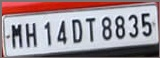
#> input picture result.jpg, 160 x 58 px
$ python ALPN1.py
#> lines starting #> are read from the running program, lines starting #| are printed output that depends on the picture; after the words box and inside, x2 and y2 are one past the last pixel; in counts of white or black regions, pixels touching at a corner belong together
import numpy as np
import cv2
import pytesseract
import matplotlib.pyplot as plt
import glob
#from local_utils import detect_lp
from os.path import splitext, basename
#from keras.models import model_from_json


img = cv2.imread('result.jpg')
#> img is the input picture: shape (58, 160, 3); mean B, G, R 149.6, 143.5, 158.6

#convert my image to grayscale
gray = cv2.cvtColor(img, cv2.COLOR_BGR2GRAY)
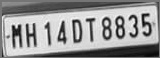
#> gray: shape (58, 160); min 2, max 249, mean 148.7
#perform adaptive threshold so that I can extract proper contours from the image
#need this to extract the name plate from the image.
thresh = cv2.adaptiveThreshold(gray,255,cv2.ADAPTIVE_THRESH_GAUSSIAN_C, cv2.THRESH_BINARY,11,2)
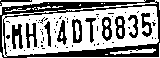
#> thresh: shape (58, 160); 60.3% white; 65 black regions (53 under 20 px)
contours,h = cv2.findContours(thresh,1,2)
#> contours = 103 contours, 87 with area under 20; largest, box (x1, y1, x2, y2) and area: (2, 6, 159, 57) 5888, (71, 18, 83, 44) 238, (0, 0, 146, 15) 227, (101, 16, 113, 42) 222, (11, 23, 24, 50) 220; h = 103 rows, first 6: [1, -1, -1, -1], [2, 0, -1, -1], [3, 1, -1, -1], [4, 2, -1, -1], [5, 3, -1, -1], [6, 4, -1, -1]

#once I have the contours list, i need to find the contours which form rectangles.
#the contours can be approximated to minimum polygons, polygons of size 4 are probably rectangles
largest_rectangle = [0,0]
for cnt in contours:
    approx = cv2.approxPolyDP(cnt,0.01*cv2.arcLength(cnt,True),True)
    if len(approx)==4: #polygons with 4 points is what I need.
        area = cv2.contourArea(cnt)
        if area > largest_rectangle[0]:
            #find the polygon which has the largest size.
            largest_rectangle = [cv2.contourArea(cnt), cnt, approx]
#> this loop made 103 passes
#> area on pass 92: 5888.5
#> approx on pass 2: [[105, 54], [107, 54]]
#> after the loop, largest_rectangle = 3 items, first 3: 5888.5, contour of 92 points, box (x1, y1, x2, y2) (2, 6, 159, 57), area 5888, [[156, 7], [3, 15], [3, 54], [156, 43]]

x,y,w,h = cv2.boundingRect(largest_rectangle[1])
#> x = 2; y = 6; w = 157; h = 51
#crop the rectangle to get the number plate.
roi=img[y:y+h,x:x+w]
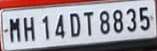
#> roi: shape (51, 157, 3); mean B, G, R 160.1, 152.6, 158.8
# [6 lines of commented-out code are left out]

gray = cv2.cvtColor(roi, cv2.COLOR_BGR2GRAY)
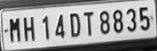
#> gray: shape (51, 157); min 2, max 249, mean 155.3
thresh = cv2.adaptiveThreshold(gray,255,cv2.ADAPTIVE_THRESH_GAUSSIAN_C, cv2.THRESH_BINARY,11,2)
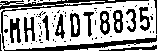
#> thresh: shape (51, 157); 64.4% white; 73 black regions (60 under 20 px), largest, box (x1, y1, x2, y2) and area: (0, 0, 157, 51) 1220, (10, 18, 21, 43) 172, (24, 17, 35, 42) 151
#> (the run stopped early here; a loop or call above may not have finished)
